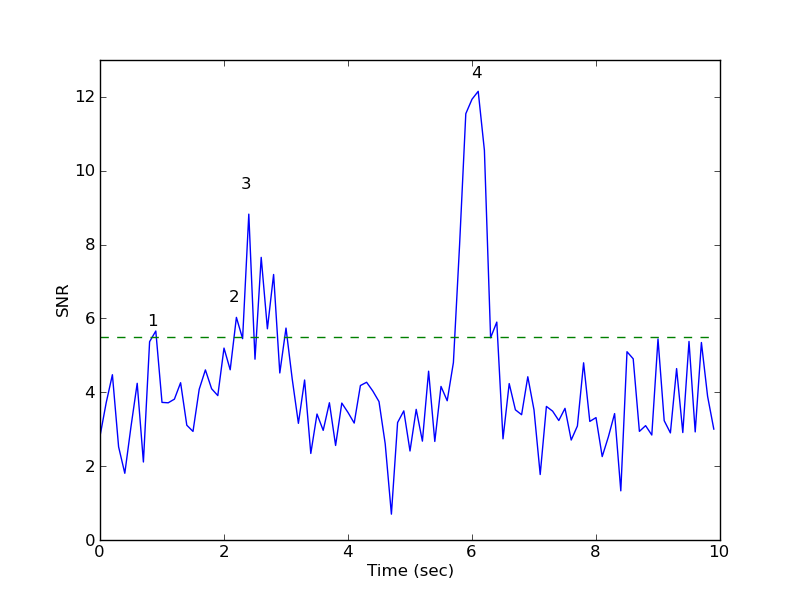

Reproduce this figure in Python.
#!/usr/bin/env python

from random import seed,gauss
from matplotlib import use
use('Agg')
import pylab
import numpy

seed(88)

ts = numpy.arange(0,10,0.1)
ss = ts-6.0
xs = 10*numpy.exp( - 15 * ss * ss )
ss = ts-2.5
xs += 3*numpy.exp( - 3.5 * ss * ss )
xs += [gauss(0,1) for t in ts]
xs += abs(min(xs)) + 0.7
pylab.plot(ts, xs)
pylab.plot(ts, [5.5 for x in ts], '--')

p = 0.8
pylab.text(p,xs[int(p / 0.1)]+0.4, '1')

p = 2.2
pylab.text(p-0.1,xs[int(p / 0.1)]+0.4, '2')

pylab.text(2.3,9.5,'3')
pylab.text(6,12.5,'4')

pylab.ylim(0,13)
pylab.xlabel('Time (sec)')
pylab.ylabel('SNR')
pylab.savefig('snr_cartoon.png')

